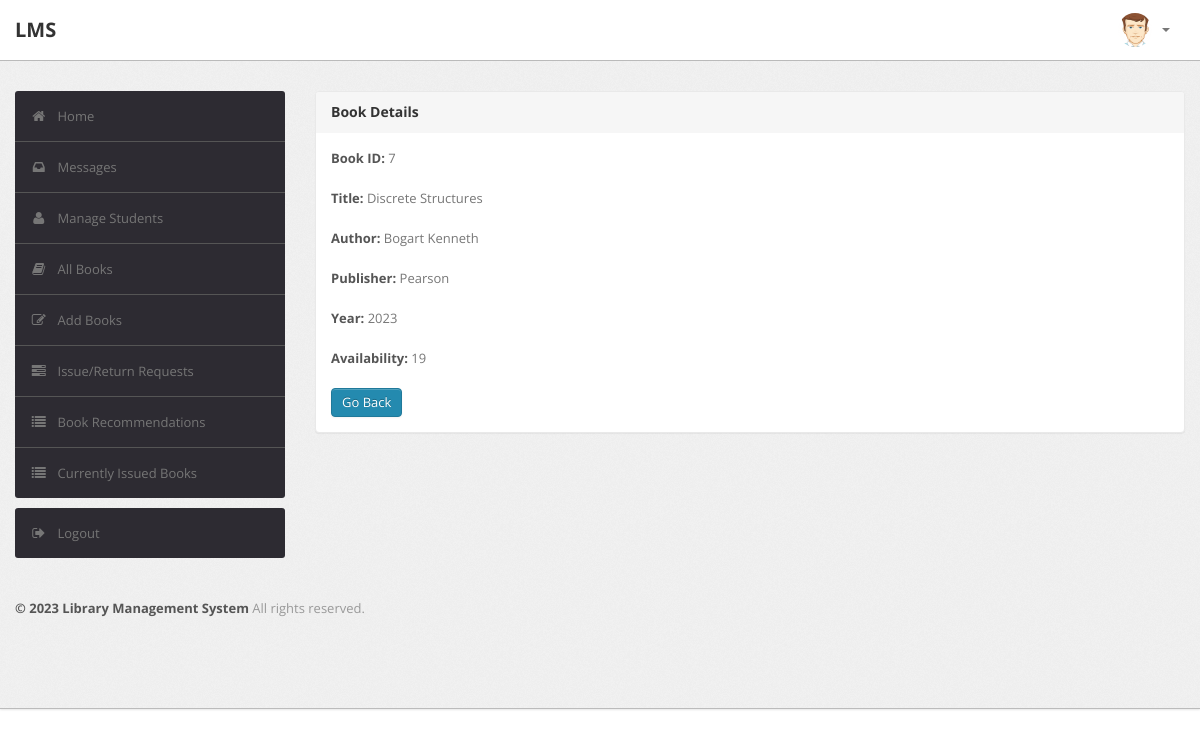
Screenshot of /admin/bookdetails.php?id=7 (signed in) with the database file from the repository.
### tables this page shows
CREATE TABLE `book` (
  `BookId` int(10) NOT NULL,
  `Title` varchar(50) DEFAULT NULL,
  `Publisher` varchar(50) DEFAULT NULL,
  `Year` varchar(50) DEFAULT NULL,
  `Availability` int(5) DEFAULT NULL
);

CREATE TABLE `author` (
  `BookId` int(10) NOT NULL,
  `Author` varchar(50) NOT NULL
);

### admin/bookdetails.php (the view, shortened to what this page needs)
<?php
require('dbconn.php');
?>
<?php
if ($_SESSION['RollNo']) {
    ?>
<!DOCTYPE html>
<html lang="en">
    <head>
        <link type="text/css" href="bootstrap/css/bootstrap.min.css" rel="stylesheet">
        <link type="text/css" href="bootstrap/css/bootstrap-responsive.min.css" rel="stylesheet">
        <link type="text/css" href="css/theme.css" rel="stylesheet">
        <link type="text/css" href="images/icons/css/font-awesome.css" rel="stylesheet">
    </head>
    <body>
        <div class="navbar navbar-fixed-top">
            <div class="navbar-inner">
                <div class="container">
                        <a class="brand" href="index.php">LMS </a>
                    <div class="nav-collapse collapse navbar-inverse-collapse">
                        <ul class="nav pull-right">
                            <li class="nav-user dropdown"><a href="#" class="dropdown-toggle" data-toggle="dropdown">
                                <img src="images/user.png" class="nav-avatar" />
                                <b class="caret"></b></a>
                            </li>
                        </ul>
                    </div>
                </div>
            </div>
        </div>
        <div class="wrapper">
            <div class="container">
                <div class="row">
                    <div class="span3">
                        <div class="sidebar">
                            <ul class="widget widget-menu unstyled">
                                <li class="active"><a href="index.php"><i class="menu-icon icon-home"></i>Home
                                </a></li>
                                 <li><a href="message.php"><i class="menu-icon icon-inbox"></i>Messages</a>
                                </li>
                                <li><a href="student.php"><i class="menu-icon icon-user"></i>Manage Students </a>
                                </li>
                                <li><a href="book.php"><i class="menu-icon icon-book"></i>All Books </a></li>
                                <li><a href="addbook.php"><i class="menu-icon icon-edit"></i>Add Books </a></li>
                                <li><a href="requests.php"><i class="menu-icon icon-tasks"></i>Issue/Return Requests </a></li>
                                <li><a href="recommendations.php"><i class="menu-icon icon-list"></i>Book Recommendations </a></li>
                                <li><a href="current.php"><i class="menu-icon icon-list"></i>Currently Issued Books </a></li>
                            </ul>
                            <ul class="widget widget-menu unstyled">
                                <li><a href="logout.php"><i class="menu-icon icon-signout"></i>Logout </a></li>
                            </ul>
                        </div>
                    </div>
                    <div class="span9">
                        <div class="content">
                        <div class="module">
                            <div class="module-head">
                                <h3>Book Details</h3>
                            </div>
                            <div class="module-body">
                        <?php
                            $x=$_GET['id'];
                            $sql="select * from book where BookId='$x'";
                            $result=$conn->query($sql);
                            $row=$result->fetch_assoc();
                                $bookid=$row['BookId'];
                                $name=$row['Title'];
                                $publisher=$row['Publisher'];
                                $year=$row['Year'];
                                $avail=$row['Availability'];
                                echo "<b>Book ID:</b> ".$bookid."<br><br>";
                                echo "<b>Title:</b> ".$name."<br><br>";
                                $sql1="select * from author where BookId='$bookid'";
                                $result=$conn->query($sql1);
                                echo "<b>Author:</b> ";
                                while($row1=$result->fetch_assoc())
                                {
                                    echo $row1['Author']."&nbsp;";
                                }
                                echo "<br><br>";
                                echo "<b>Publisher:</b> ".$publisher."<br><br>";
                                echo "<b>Year:</b> ".$year."<br><br>";
                                echo "<b>Availability:</b> ".$avail."<br><br>";
                            ?>
                        <a href="book.php" class="btn btn-primary">Go Back</a>
                               </div>
                           </div>
                            </div>
                </div>
            </div>
        </div>
<div class="footer">
            <div class="container">
                <b class="copyright">&copy; 2023 Library Management System </b>All rights reserved.
            </div>
        </div>
    </body>
</html>
<?php }
else {
    echo "<script type='text/javascript'>alert('Access Denied!!!')</script>";
} ?>

### admin/css/theme.css (style rules this page uses)
body { font-size: 13px; font-family: 'Open Sans', Arial, sans-serif; background: #fff; color: #777 }
h1, h2, h3, h4, h5, h6 { color: #333; margin-top: 0 }
h3 { font-size: 20px }
strong, b { color: #555 }
.wrapper { background: url(../images/bg.png) #eee; border-bottom: 1px solid #bbb; -webkit-box-shadow: 0 1px 2px rgba(0,0,0,0.1); -moz-box-shadow: 0 1px 2px rgba(0,0,0,0.1); box-shadow: 0 1px 2px rgba(0,0,0,0.1); padding: 30px 0 }
.footer { color: #999; padding: 30px 0 60px }
body [class^="icon-"], body [class*=" icon-"] { font-size: 14px; line-height: 20px; height: 20px }
.module { background: #fff; -webkit-border-radius: 3px; -moz-border-radius: 3px; border-radius: 3px; border: 1px solid #ccc; border-bottom-color: #bbb; -webkit-box-shadow: 0 0 1px rgba(0,0,0,0.2); -moz-box-shadow: 0 0 1px rgba(0,0,0,0.2); box-shadow: 0 0 1px rgba(0,0,0,0.2); margin-bottom: 30px }
.navbar { position: static!important; margin: 0!important }
.navbar .navbar-inner { background: #fff; border-bottom: 1px solid #bbb; -webkit-box-shadow: 0 1px 2px rgba(0,0,0,0.15); -moz-box-shadow: 0 1px 2px rgba(0,0,0,0.15); box-shadow: 0 1px 2px rgba(0,0,0,0.15) }
.navbar .brand { color: #333; font-weight: bold; font-size: 20px; margin-right: 20px; padding: 20px }
.navbar .nav>li>a { padding: 20px 15px; font-weight: bold; color: #777 }
.nav-user>a { height: 20px }
.nav-avatar { width: 34px; height: 34px; margin: -7px 5px 0 0; -webkit-border-radius: 50%; -moz-border-radius: 50%; border-radius: 50% }
.btn, .btn-box { -webkit-border-radius: 3px; -moz-border-radius: 3px; border-radius: 3px }
.btn { font-size: 13px; font-weight: 600 }
.btn { display: inline-block; margin-bottom: 0; font-weight: 400; text-align: center; vertical-align: middle; cursor: pointer; background-image: none; border: 1px solid transparent; white-space: nowrap; padding: 4px 10px; font-size: 13px; line-height: 1.42857; border-radius: 4px; -webkit-user-select: none; -moz-user-select: none; -ms-user-select: none; user-select: none }
.btn-primary { color: #fff; background-color: #248aaf; border-color: #20799a }
.widget-menu { background: #fff; -webkit-border-radius: 3px; -moz-border-radius: 3px; border-radius: 3px; overflow: hidden }
.widget-menu a { color: #555; display: block; line-height: 20px; padding: 15px; text-decoration: none!important }
.widget-menu .menu-icon { margin-right: 10px; color: #767676; -webkit-transition: all .2s ease-in-out; -moz-transition: all .2s ease-in-out; transition: all .2s ease-in-out; }
.widget-menu>li+li { border-top: 1px solid #555 }
.widget-menu>li>a { background-color: #2d2b32; color: #767676; -webkit-transition: all .2s ease-in-out; -moz-transition: all .2s ease-in-out; transition: all .2s ease-in-out; }
.module { box-shadow: 0 0 3px rgba(0,0,0,.1); border-color: #e9e9e9; margin-bottom: 20px; background-color: #fff; border-radius: 4px; -webkit-box-shadow: 0 1px 1px rgba(0,0,0,.05); box-shadow: 0 1px 1px rgba(0,0,0,.05); }
.module-head { color: #767676; background-color: #f6f6f6; border-color: #e9e9e9; padding: 10px 15px; border-bottom: 1px solid transparent; border-top-right-radius: 3px; border-top-left-radius: 3px; }
.module-head h3 { font-size: 14px; line-height: 20px; height: 20px; margin: 0 }
.module-body { padding: 15px }

### rows the page displays
book: BookId "7", Title "Discrete Structures", Publisher "Pearson", Year "2023", Availability "19"
author: Author "Bogart"
author: Author "Kenneth"
